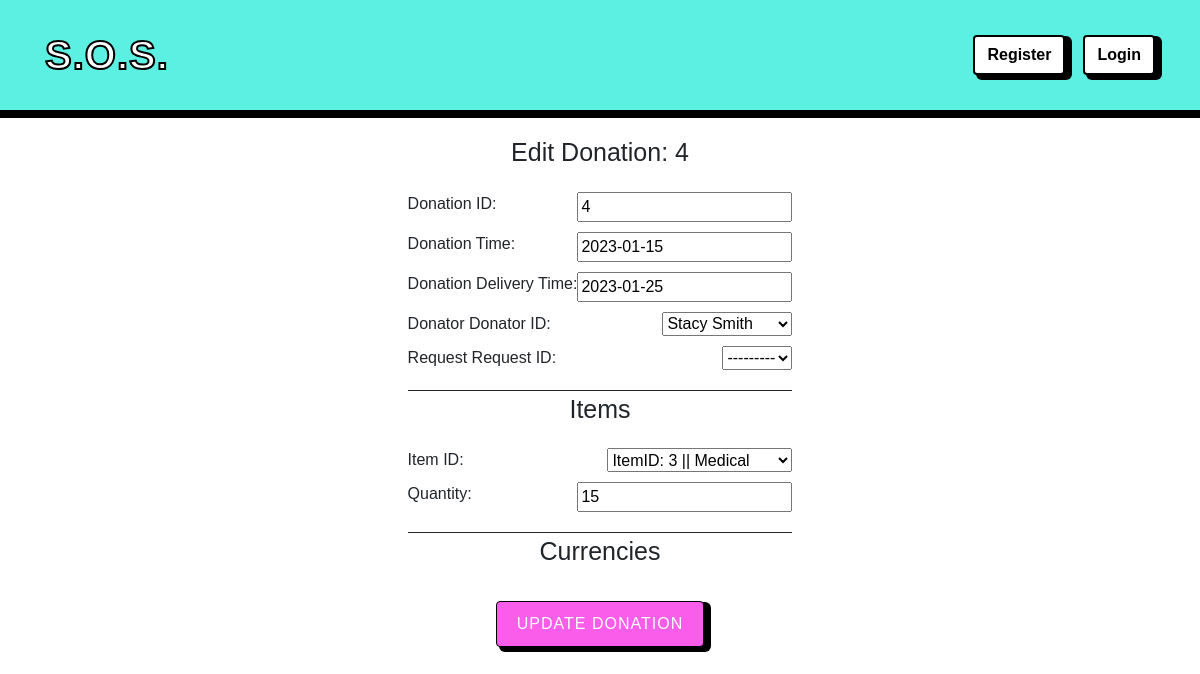
Before: /myapp/donations/4/edit/ with the older database file.
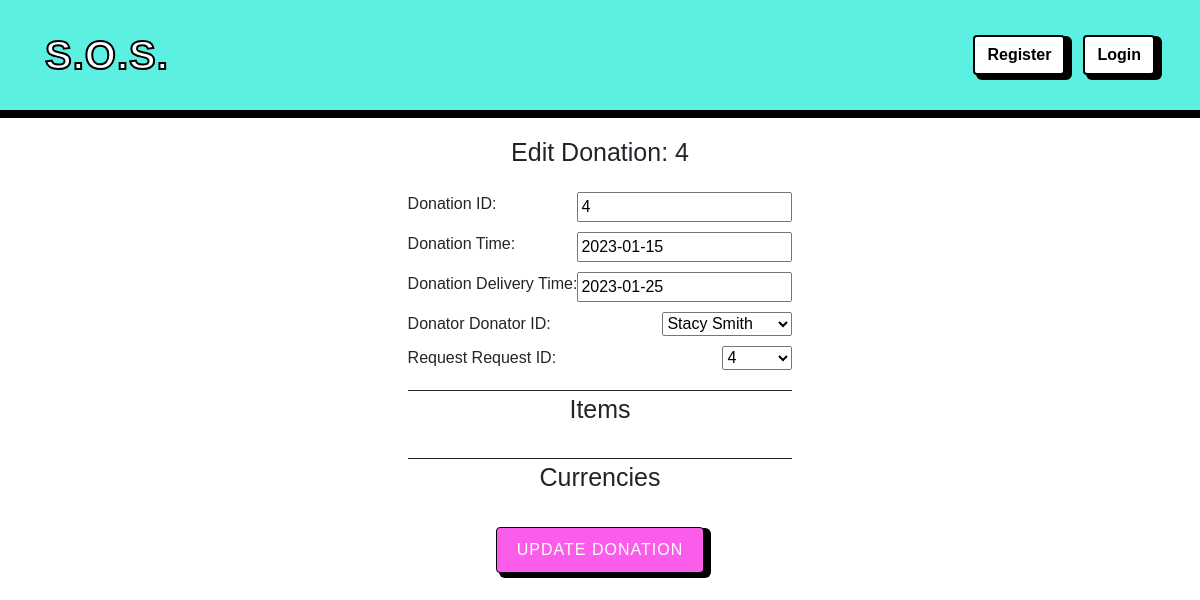
After: the same page with the newer database file.
### myapp/models.py (models this page shows, shortened)
class Donation(models.Model):
    DonationID = models.IntegerField(primary_key=True)
    DonationTime = models.DateField(null=True)
    DonationDeliveryTime = models.DateField(null=True)
    Donator_DonatorID = models.ForeignKey(Donator, on_delete=models.CASCADE, null=True)
    Request_RequestID = models.ForeignKey(Request, on_delete=models.CASCADE, null=True)

### myapp/views.py (the view)
# urls.py: path('donations/<int:pk>/edit/', views.donation_edit_view, name='donation_edit'),
def donation_edit_view(request, pk):
    donation = get_object_or_404(Donation, pk=pk)
    donation_items = Donation_has_Items.objects.filter(Donation_DonationID=donation)
    donation_currencies = Donation_has_Currency.objects.filter(Donation_DonationID=donation)
    if request.method == 'POST':
        form = DonationForm(request.POST, instance=donation)
        item_forms = [DonationItemFormset(request.POST, prefix=f'item-{i}', instance=item) for i, item in
                      enumerate(donation_items)]
        currency_forms = [DonationCurrencyFormset(request.POST, prefix=f'currency-{i}', instance=currency) for
                          i, currency in enumerate(donation_currencies)]
        if form.is_valid():
            donation = form.save()
        for item_form in item_forms:
            if item_form.is_valid():
                item = item_form.save(commit=False)
                item.Donation_DonationID = donation
                item.save()
        for currency_form in currency_forms:
            if currency_form.is_valid():
                currency = currency_form.save(commit=False)
                currency.Donation_DonationID = donation
                currency.save()
        return redirect('donations')
    else:
        form = DonationForm(instance=donation)
        item_forms = [DonationItemFormset(prefix=f'item-{i}', instance=item) for i, item in enumerate(donation_items)]
        currency_forms = [DonationCurrencyFormset(prefix=f'currency-{i}', instance=currency) for i, currency in
                          enumerate(donation_currencies)]
    context = {
        'form': form,
        'item_forms': item_forms,
        'currency_forms': currency_forms
    }
    return render(request, 'donation_edit.html', context)

### myapp/forms.py
class DonationForm(forms.ModelForm):
    class Meta:
        model = Donation
        fields = ['DonationID', 'DonationTime', 'DonationDeliveryTime', 'DonationTime', 'Donator_DonatorID', 'Request_RequestID']

### myapp/models.py (called while the page is built)
    def __str__(self):
        return str(self.RequestID)

    def __str__(self):
        return f"ItemID: {self.ItemID}  || {self.ItemCategory} "

    def __str__(self):
        return f"{self.Name} {self.Surname}"

### myapp/templates/donation_edit.html (shortened to what this page needs)
{% extends 'main.html' %} {% block content %}
<form method="POST">
    <div style="display: flex; width: 100%; justify-content: center">
        <div style="display: flex; max-width: 500px; flex-direction: column; gap: 10px; font-family: sans-serif;">
            <div style="font-size: 25px; margin-bottom: 10px; text-align: center">Edit Donation: {{ form.instance.DonationID }}</div>
            <div style="display: flex; justify-content: space-between">
                <div style="display: flex">Donation ID:</div>
                <div style="display: flex">{{ form.DonationID }}</div>
            </div>
            <div style="display: flex; justify-content: space-between">
                <div style="display: flex">Donation Time:</div>
                <div style="display: flex">{{ form.DonationTime }}</div>
            </div>
            <div style="display: flex; justify-content: space-between">
                <div style="display: flex">Donation Delivery Time:</div>
                <div style="display: flex">{{ form.DonationDeliveryTime }}</div>
            </div>
            <div style="display: flex; justify-content: space-between">
                <div style="display: flex">Donator Donator ID:</div>
                <div style="display: flex; justify-self: center">{{ form.Donator_DonatorID }}</div>
            </div>
            <div style="display: flex; justify-content: space-between">
                <div style="display: flex">Request Request ID:</div>
                <div style="display: flex">{{ form.Request_RequestID }}</div>
            </div>
            <div style="border-top: 1px solid; font-size: 25px; margin-bottom: 10px; margin-top: 10px; text-align: center;">Items</div>
            {% for item_form in item_forms %}
            <div style="display: flex; justify-content: space-between">
                <div style="display: flex">Item ID:</div>
                <div style="display: flex">{{ item_form.Items_ItemID }}</div>
            </div>
            <div style="display: flex; justify-content: space-between">
                <div style="display: flex">Quantity:</div>
                <div style="display: flex">{{ item_form.Quantity }}</div>
            </div>
            {% endfor %}
            <div style="border-top: 1px solid; font-size: 25px; margin-bottom: 10px; margin-top: 10px; text-align: center;">Currencies</div>
            <div style="display: flex; justify-content: center">
                <button
                    style="
                        box-shadow: 5px 3px 0px 2px black;
                        background-color: #fb5deb;
                        border-color: #000000;
                        color: white;
                        margin-top: 10px;
                    "
                    type="submit"
                    class="btn btn-primary"
                >
                    Update Donation
                </button>
            </div>
        </div>
    </div>
</form>
{% endblock %}

Changed rows visible on the page:
changed Donation "Stacy Smith": Request_RequestID "---------" → "4"
Other visible differences:
list line gone: "Item ID: ItemID: 3 || Medical Quantity: 15"
